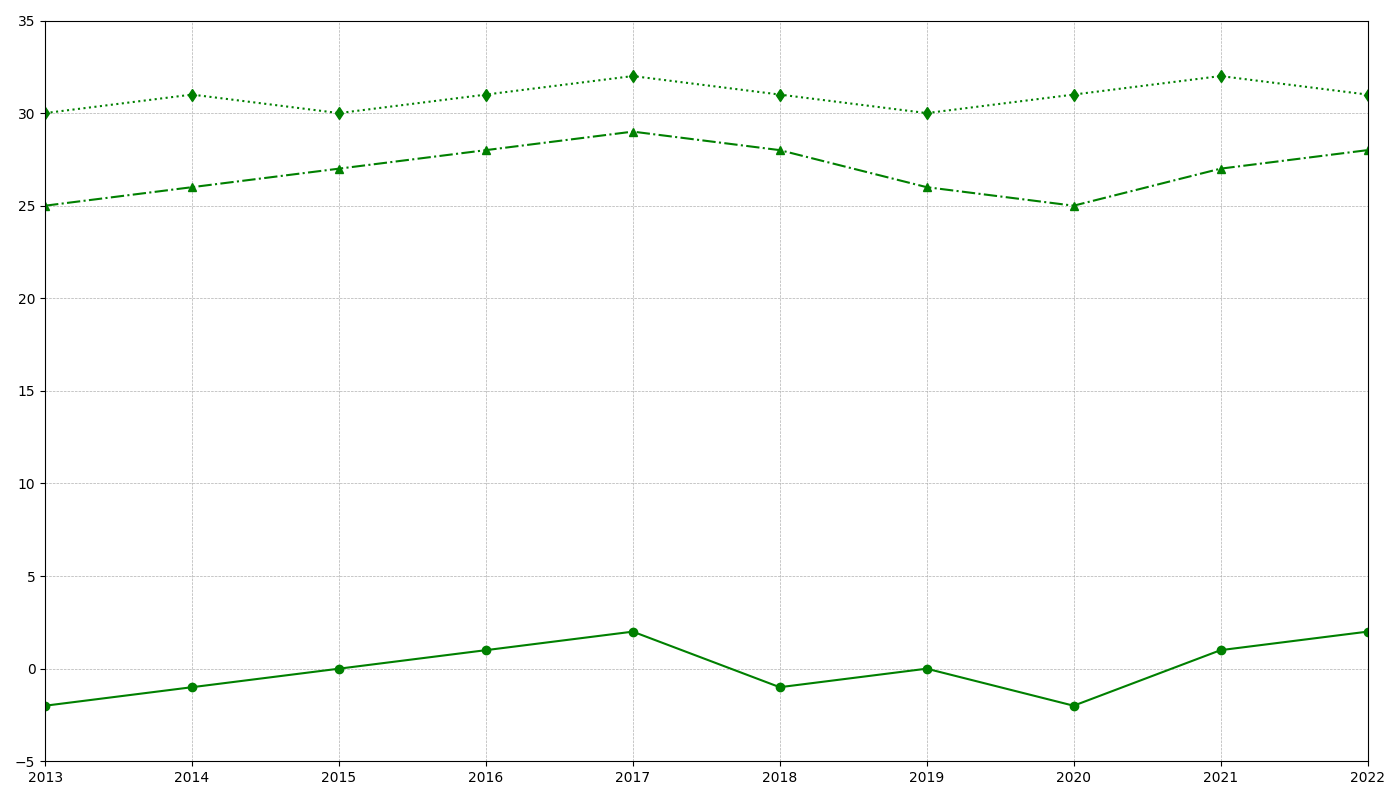

Generate this figure with Python:
import matplotlib.pyplot as plt
import numpy as np

# Data construction
years = np.arange(2013, 2023)
northern_hills_temp = [-2, -1, 0, 1, 2, -1, 0, -2, 1, 2]
desert_valley_temp = [25, 26, 27, 28, 29, 28, 26, 25, 27, 28]
tropical_forest_temp = [30, 31, 30, 31, 32, 31, 30, 31, 32, 31]

# Plotting the chart
fig, ax = plt.subplots(figsize=(14, 8))

# Apply a single color consistently
color = 'g'

ax.plot(years, northern_hills_temp, marker='o', linestyle='-', color=color)
ax.plot(years, desert_valley_temp, marker='^', linestyle='-.', color=color)
ax.plot(years, tropical_forest_temp, marker='d', linestyle=':', color=color)

ax.grid(True, linestyle='--', linewidth=0.5)
ax.set_xlim(2013, 2022)
ax.set_ylim(-5, 35)

plt.tight_layout()
plt.show()
